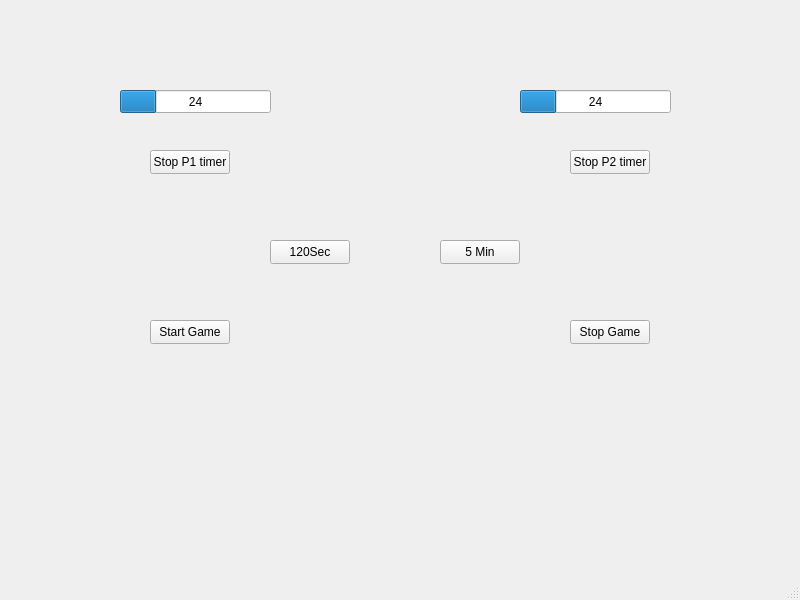
<?xml version="1.0" encoding="UTF-8"?>
<ui version="4.0">
 <class>MainWindow</class>
 <widget class="QMainWindow" name="MainWindow">
  <property name="geometry">
   <rect>
    <x>0</x>
    <y>0</y>
    <width>800</width>
    <height>600</height>
   </rect>
  </property>
  <property name="windowTitle">
   <string>MainWindow</string>
  </property>
  <widget class="QWidget" name="centralwidget">
   <widget class="QProgressBar" name="progressBar1">
    <property name="geometry">
     <rect>
      <x>120</x>
      <y>90</y>
      <width>151</width>
      <height>23</height>
     </rect>
    </property>
    <property name="value">
     <number>24</number>
    </property>
    <property name="format">
     <string>%v</string>
    </property>
   </widget>
   <widget class="QProgressBar" name="progressBar2">
    <property name="geometry">
     <rect>
      <x>520</x>
      <y>90</y>
      <width>151</width>
      <height>23</height>
     </rect>
    </property>
    <property name="value">
     <number>24</number>
    </property>
    <property name="format">
     <string>%v</string>
    </property>
   </widget>
   <widget class="QPushButton" name="p1End">
    <property name="geometry">
     <rect>
      <x>150</x>
      <y>150</y>
      <width>80</width>
      <height>24</height>
     </rect>
    </property>
    <property name="text">
     <string>Stop P1 timer</string>
    </property>
   </widget>
   <widget class="QPushButton" name="p2End">
    <property name="geometry">
     <rect>
      <x>570</x>
      <y>150</y>
      <width>80</width>
      <height>24</height>
     </rect>
    </property>
    <property name="text">
     <string>Stop P2 timer</string>
    </property>
   </widget>
   <widget class="QPushButton" name="lyhytTimer">
    <property name="geometry">
     <rect>
      <x>270</x>
      <y>240</y>
      <width>80</width>
      <height>24</height>
     </rect>
    </property>
    <property name="text">
     <string>120Sec</string>
    </property>
   </widget>
   <widget class="QPushButton" name="pitkaTimer">
    <property name="geometry">
     <rect>
      <x>440</x>
      <y>240</y>
      <width>80</width>
      <height>24</height>
     </rect>
    </property>
    <property name="text">
     <string>5 Min</string>
    </property>
   </widget>
   <widget class="QPushButton" name="StartGame">
    <property name="geometry">
     <rect>
      <x>150</x>
      <y>320</y>
      <width>80</width>
      <height>24</height>
     </rect>
    </property>
    <property name="text">
     <string>Start Game</string>
    </property>
   </widget>
   <widget class="QPushButton" name="StopGame">
    <property name="geometry">
     <rect>
      <x>570</x>
      <y>320</y>
      <width>80</width>
      <height>24</height>
     </rect>
    </property>
    <property name="text">
     <string>Stop Game</string>
    </property>
   </widget>
   <widget class="QLabel" name="OnkoPelaajaValittu">
    <property name="geometry">
     <rect>
      <x>-2</x>
      <y>50</y>
      <width>751</width>
      <height>20</height>
     </rect>
    </property>
    <property name="text">
     <string/>
    </property>
   </widget>
  </widget>
  <widget class="QMenuBar" name="menubar">
   <property name="geometry">
    <rect>
     <x>0</x>
     <y>0</y>
     <width>800</width>
     <height>21</height>
    </rect>
   </property>
  </widget>
  <widget class="QStatusBar" name="statusbar"/>
 </widget>
 <resources/>
 <connections/>
</ui>
